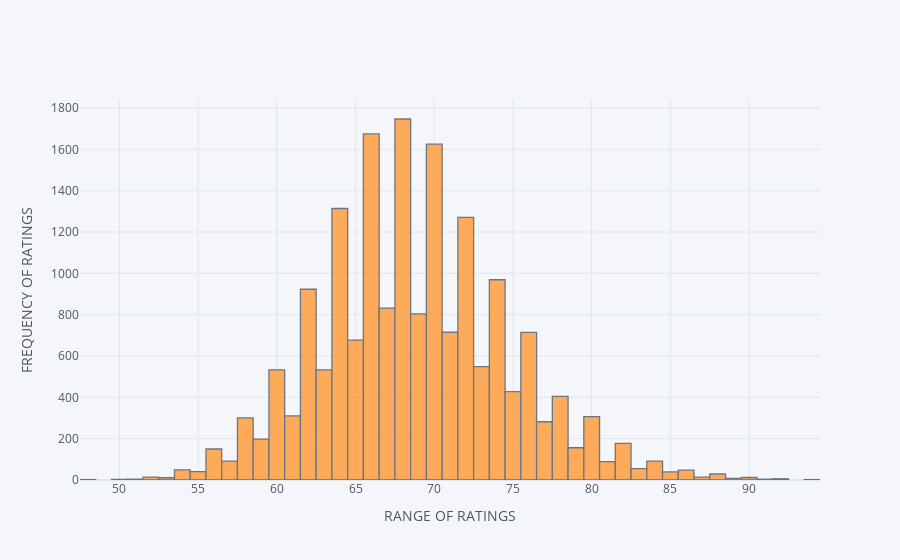

Here is the notebook cell this chart was saved with:
### Code cell
#distribution of ratings
c=df["ratings"]
c.iplot(kind="hist",x=["ratings"],xTitle="RANGE OF RATINGS",yTitle="FREQUENCY OF RATINGS")

### Figure 1 — Plotly figure (JSON) as saved in the notebook; plotly's stock layout.template omitted (floating-point values rounded to 4 significant figures; data arrays with more than 128 entries replaced by an {"elided": "..."} marker saying what was removed)
{"data": [{"histfunc": "count", "histnorm": "", "marker": {"color": "rgba(255, 153, 51, 1.0)", "line": {"color": "#4D5663", "width": 1.3}}, "name": "ratings", "opacity": 0.8, "orientation": "v", "type": "histogram", "x": {"elided": "18207 int values"}}], "layout": {"barmode": "overlay", "legend": {"bgcolor": "#F5F6F9", "font": {"color": "#4D5663"}}, "paper_bgcolor": "#F5F6F9", "plot_bgcolor": "#F5F6F9", "title": {"font": {"color": "#4D5663"}}, "xaxis": {"gridcolor": "#E1E5ED", "showgrid": true, "tickfont": {"color": "#4D5663"}, "title": {"font": {"color": "#4D5663"}, "text": "RANGE OF RATINGS"}, "zerolinecolor": "#E1E5ED"}, "yaxis": {"gridcolor": "#E1E5ED", "showgrid": true, "tickfont": {"color": "#4D5663"}, "title": {"font": {"color": "#4D5663"}, "text": "FREQUENCY OF RATINGS"}, "zerolinecolor": "#E1E5ED"}}}
